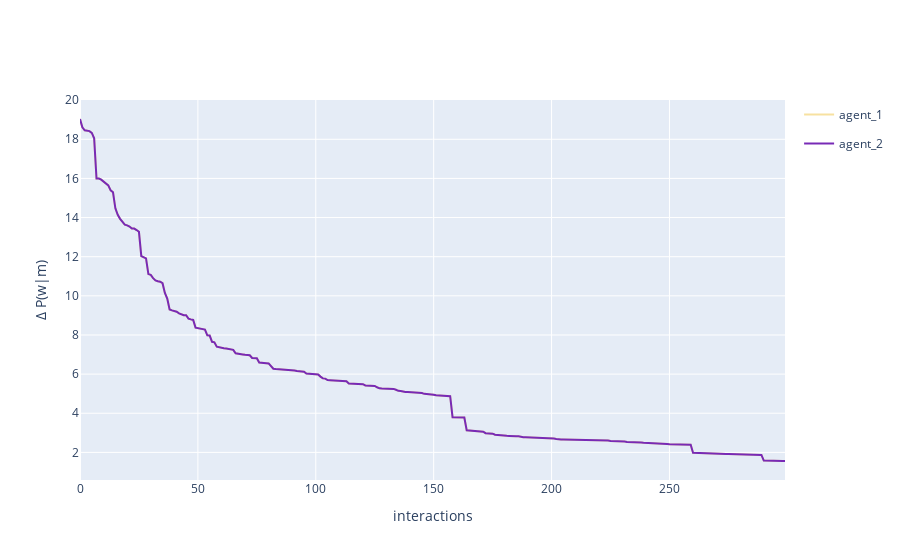

Notebook code cell kept with this figure:
### Code cell
fig = multi_agent_update_plot_from_df(vocab_dif)
fig.update_layout(
    # title='Dyadic interaction in a random environment',
    yaxis_title='Δ P(w|m)',
    xaxis_title='interactions'
)
fig.show()

### Figure 1 — Plotly figure (JSON) as saved in the notebook; plotly's stock layout.template omitted (floating-point values rounded to 4 significant figures; data arrays with more than 128 entries replaced by an {"elided": "..."} marker saying what was removed)
{"data": [{"legendgroup": "agent_1", "line": {"color": "#F7E1A0"}, "mode": "lines", "name": "agent_1", "showlegend": true, "x": {"elided": "300 int values"}, "y": {"elided": "300 float values"}, "type": "scatter"}, {"legendgroup": "agent_2", "line": {"color": "#782AB6"}, "mode": "lines", "name": "agent_2", "showlegend": true, "x": {"elided": "300 int values"}, "y": {"elided": "300 float values"}, "type": "scatter"}], "layout": {"yaxis": {"title": {"text": "Δ P(w|m)"}}, "xaxis": {"title": {"text": "interactions"}}}}
